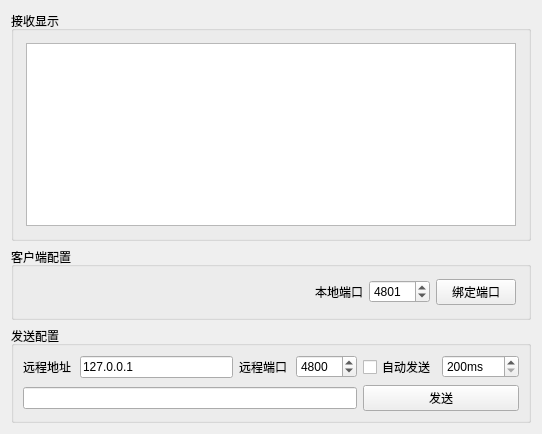
<?xml version="1.0" encoding="UTF-8"?>
<ui version="4.0">
  <class>UdpSocketClient</class>
  <widget class="QWidget" name="UdpSocketClient">
    <property name="geometry">
      <rect>
        <x>0</x>
        <y>0</y>
        <width>542</width>
        <height>434</height>
      </rect>
    </property>
    <property name="windowTitle">
      <string>UdpSocketClient</string>
    </property>
    <layout class="QGridLayout" name="gridLayout_4">
      <item row="0" column="0">
        <widget class="QGroupBox" name="groupBox_2">
          <property name="title">
            <string>接收显示</string>
          </property>
          <layout class="QGridLayout" name="gridLayout_2">
            <property name="leftMargin">
              <number>12</number>
            </property>
            <property name="topMargin">
              <number>12</number>
            </property>
            <property name="rightMargin">
              <number>12</number>
            </property>
            <property name="bottomMargin">
              <number>12</number>
            </property>
            <item row="0" column="0">
              <widget class="QTextBrowser" name="textBrowser" />
            </item>
          </layout>
        </widget>
      </item>
      <item row="1" column="0">
        <widget class="QGroupBox" name="groupBox_3">
          <property name="title">
            <string>客户端配置</string>
          </property>
          <layout class="QGridLayout" name="gridLayout">
            <property name="leftMargin">
              <number>12</number>
            </property>
            <property name="topMargin">
              <number>12</number>
            </property>
            <property name="rightMargin">
              <number>12</number>
            </property>
            <property name="bottomMargin">
              <number>12</number>
            </property>
            <item row="0" column="3">
              <widget class="QPushButton" name="pushButton_BindLocalPort">
                <property name="text">
                  <string>绑定端口</string>
                </property>
              </widget>
            </item>
            <item row="0" column="2">
              <widget class="QSpinBox" name="spinBox_LocalPort">
                <property name="specialValueText">
                  <string>默认</string>
                </property>
                <property name="minimum">
                  <number>0</number>
                </property>
                <property name="maximum">
                  <number>65535</number>
                </property>
                <property name="value">
                  <number>4801</number>
                </property>
              </widget>
            </item>
            <item row="0" column="1">
              <widget class="QLabel" name="label_3">
                <property name="text">
                  <string>本地端口</string>
                </property>
              </widget>
            </item>
            <item row="0" column="0">
              <spacer name="horizontalSpacer">
                <property name="orientation">
                  <enum>Qt::Orientation::Horizontal</enum>
                </property>
                <property name="sizeHint" stdset="0">
                  <size>
                    <width>40</width>
                    <height>20</height>
                  </size>
                </property>
              </spacer>
            </item>
          </layout>
        </widget>
      </item>
      <item row="2" column="0">
        <widget class="QGroupBox" name="groupBox_4">
          <property name="title">
            <string>发送配置</string>
          </property>
          <layout class="QGridLayout" name="gridLayout_3">
            <item row="0" column="0">
              <widget class="QLabel" name="label">
                <property name="text">
                  <string>远程地址</string>
                </property>
              </widget>
            </item>
            <item row="0" column="4">
              <widget class="QLabel" name="label_2">
                <property name="text">
                  <string>远程端口</string>
                </property>
              </widget>
            </item>
            <item row="0" column="1" colspan="3">
              <widget class="QLineEdit" name="lineEdit_RemoteAddress">
                <property name="text">
                  <string>127.0.0.1</string>
                </property>
              </widget>
            </item>
            <item row="0" column="5">
              <widget class="QSpinBox" name="spinBox_ServerPort">
                <property name="maximum">
                  <number>65535</number>
                </property>
                <property name="value">
                  <number>4800</number>
                </property>
              </widget>
            </item>
            <item row="0" column="6">
              <layout class="QHBoxLayout" name="horizontalLayout">
                <item>
                  <widget class="QCheckBox" name="checkBox">
                    <property name="text">
                      <string>自动发送</string>
                    </property>
                  </widget>
                </item>
                <item>
                  <widget class="QSpinBox" name="spinBox">
                    <property name="suffix">
                      <string>ms</string>
                    </property>
                    <property name="minimum">
                      <number>200</number>
                    </property>
                    <property name="maximum">
                      <number>60000</number>
                    </property>
                    <property name="singleStep">
                      <number>1000</number>
                    </property>
                  </widget>
                </item>
              </layout>
            </item>
            <item row="1" column="6">
              <widget class="QPushButton" name="pushButton_SendMessage">
                <property name="text">
                  <string>发送</string>
                </property>
              </widget>
            </item>
            <item row="1" column="0" colspan="6">
              <widget class="QLineEdit" name="lineEdit_MessageContent">
                <property name="sizePolicy">
                  <sizepolicy hsizetype="Expanding" vsizetype="Fixed">
                    <horstretch>0</horstretch>
                    <verstretch>0</verstretch>
                  </sizepolicy>
                </property>
              </widget>
            </item>
          </layout>
        </widget>
      </item>
    </layout>
  </widget>
  <resources />
  <connections />
</ui>
